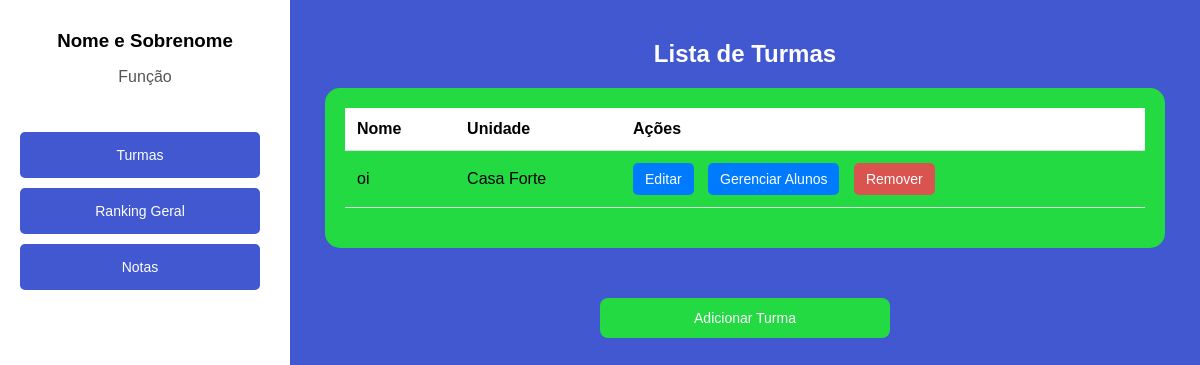
Before: /cadastros/turmas/ (signed in) with the older database file.
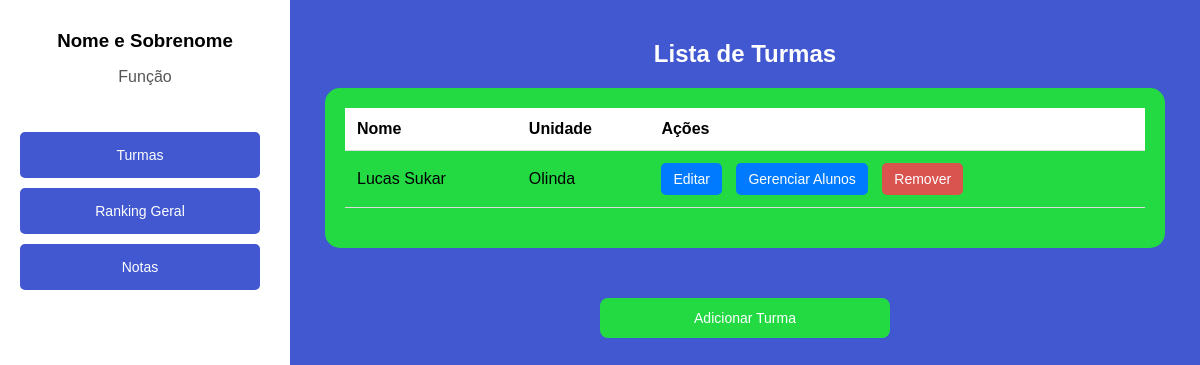
After: the same page with the newer database file.
### cadastros/models.py (models this page shows, shortened)
class Turma(models.Model):
    nome = models.CharField(max_length=100)
    unidade = models.ForeignKey(Unidade, on_delete=models.CASCADE, related_name='turmas')

class Unidade(models.Model):
    nome = models.CharField(max_length=100, unique=True)
    def __str__(self):
        return self.nome

### cadastros/views.py (the view, shortened to what this page needs)
# urls.py: path('turmas/', TurmaView.as_view(), name='turmas'),
class TurmaView(LoginRequiredMixin, View):
    login_url = '/login/'  # Redireciona para login se não autenticado
    template_name_list = 'turmas.html'
    template_name_add = 'adicionar_turma.html'
    template_name_edit = 'editar_turma.html'
    def get(self, request, turma_id=None):
        if turma_id:  # Página de editar turma
            turma = get_object_or_404(Turma, id=turma_id)
            unidades = Unidade.objects.all()  # Obtendo todas as unidades
            return render(request, self.template_name_edit, {'turma': turma, 'unidades': unidades})
        elif request.path.endswith('adicionar/'):  # Página de adicionar turma
            unidades = Unidade.objects.all()  # Obtendo todas as unidades
            return render(request, self.template_name_add, {'unidades': unidades})
        else:  # Página de listagem de turmas
            turmas = Turma.objects.all()
            return render(request, self.template_name_list, {'turmas': turmas})

### cadastros/templates/turmas.html (shortened to what this page needs)
<!DOCTYPE html>
<html lang="pt-br">
<head>
</head>
<body>
    <div class="sidebar">
        <div class="profile">
            <h3>Nome e Sobrenome</h3>
            <p>Função</p>
        </div>
        <nav>
            <a href="#">Turmas</a>
            <a href="#">Ranking Geral</a>
            <a href="#">Notas</a>
        </nav>
    </div>
    <div class="container">
        <h2>Lista de Turmas</h2>
        <div class="table-container">
            <table>
                <thead>
                    <tr>
                        <th>Nome</th>
                        <th>Unidade</th>
                        <th>Ações</th>
                    </tr>
                </thead>
                <tbody>
                    {% for turma in turmas %}
                    <tr id="turma-{{ turma.id }}">
                        <td>{{ turma.nome }}</td>
                        <td>{{ turma.unidade }}</td>
                        <td>
                            <a href="{% url 'editar_turma' turma.id %}">Editar</a>
                            <a href="{% url 'listar_alunos' turma.id %}">Gerenciar Alunos</a>
                            <button class="remover-turma" data-id="{{ turma.id }}">Remover</button>
                        </td>
                    </tr>
                    {% endfor %}
                </tbody>
            </table>
        </div>
        <a href="{% url 'adicionar_turma' %}" class="add-turma">Adicionar Turma</a>
    </div>
</body>
</html>

### cadastros/templates/turmas.html (style rules this page uses)
body { font-family: Arial, sans-serif; background-color: rgb(65, 88, 208); color: #333; margin: 0; padding: 0; display: flex; height: 100vh; }
.sidebar { width: 250px; background-color: white; padding: 20px; color: black; display: flex; flex-direction: column; justify-content: flex-start; }
.sidebar .profile { text-align: center; margin-bottom: 30px; }
.sidebar .profile h3 { margin: 10px 0 5px; color: black; }
.sidebar .profile p { color: #555; }
.sidebar nav { display: flex; flex-direction: column; }
.sidebar nav a { text-decoration: none; color: white; padding: 15px; border-radius: 5px; background-color: rgb(65, 88, 208); margin-bottom: 10px; text-align: center; }
.container { flex: 1; padding: 20px; background-color: rgb(65, 88, 208); color: white; }
h2 { text-align: center; color: #fff; margin-top: 20px; }
.table-container { margin: 0 auto; padding: 20px; max-width: 800px; background-color: rgb(35, 218, 67); border-radius: 15px; color: black; }
table { width: 100%; border-collapse: collapse; margin-bottom: 20px; }
th, td { text-align: left; padding: 12px; border-bottom: 1px solid #ddd; }
th { background-color: #ffffff; color: black; font-weight: bold; }
a, button { background-color: #007BFF; color: white; text-decoration: none; padding: 8px 12px; border-radius: 5px; font-size: 14px; cursor: pointer; border: none; }
a { margin-right: 10px; }
.remover-turma { background-color: #D9534F; }
.add-turma { display: block; text-align: center; background-color: rgb(35, 218, 67); color: white; padding: 12px 20px; border-radius: 8px; text-decoration: none; width: 250px; margin: 50px auto; }

Changed rows visible on the page:
removed Turma: nome "oi", unidade "Casa Forte"
added Turma: nome "Lucas Sukar", unidade "Olinda"
